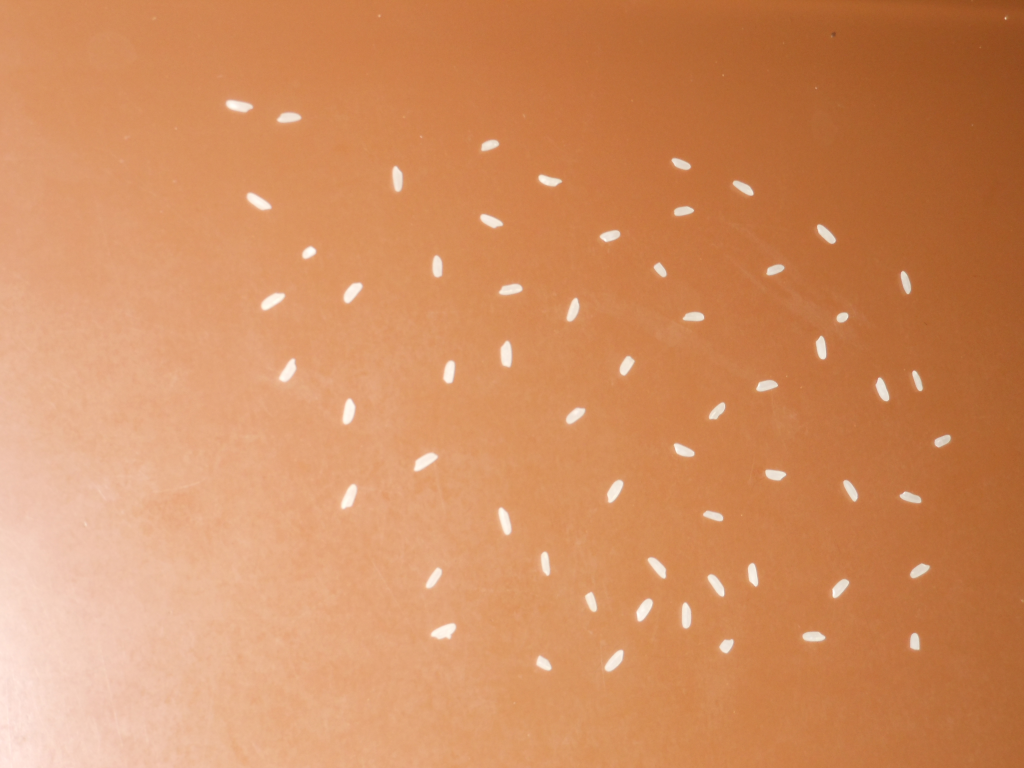
#> input picture Contagem_arroz/60.bmp, 1024 x 768 px
$ jupyter execute contarroz.ipynb   (Python 2 division)
#> lines starting #> are read from the running program, lines starting #| are printed output that depends on the picture; after the words box and inside, x2 and y2 are one past the last pixel; in counts of white or black regions, pixels touching at a corner belong together
[cell 1]
#Eduardo Darrazão
#Rodrigo Faria

[cell 2]
import cv2
import time
import numpy as np
import sys
#import matplotlib.pyplot as plt
sys.setrecursionlimit(2000)

global kernel
global kernel2
global ALTURA_MIN
global LARGURA_MIN
global N_PIXELS_MIN
global SOMA
global MEDIA_PIXELS

ALTURA_MIN = 5
LARGURA_MIN = 5
N_PIXELS_MIN = 20
SOMA = 0
kernel = np.ones((5,5),np.uint8)
kernel2 = np.ones((2,2),np.uint8)
MEDIA_PIXELS = 100

[cell 3]
class Component:
    def __init__(self, label, n_pixels):
        self.label = label
        self.n_pixels = n_pixels

def rotula (entrada, componentes, largura_min, altura_min, n_pixels_min):
    label = 0.1
    global SOMA
    #Inicia Lista de componentes
    componentes = []

    for altura in range(entrada.shape[0]):
        for largura in range(entrada.shape[1]):
            #Se o pixel for branco
            if entrada[altura][largura] == 255:
                #Comece a inundação
                componente = inunda(label, entrada, altura, largura, 1)
                #Se o objeto inundado tiver mais pixels do que o numero minimo definido
                if componente != 0:
                    qnt = componente.n_pixels/MEDIA_PIXELS
                    while qnt > 0:
                        componentes.append(Component(label, componente.n_pixels/qnt))
                        qnt -= 1

                    #Adicione ao lista de componentes e incremente a label
                    componentes.append(componente)
                    label = label+0.1
    #printando todos os componentes encontrados
    print 'Numero de Componentes: ' + str(len(componentes))
    print 'Soma: ' + str(SOMA)
    print 'Media de pixels: ' + str(SOMA/len(componentes))
    print ''
    SOMA = 0
    return len(componentes)


def inunda(label, entrada, x, y, ind):
    n_pixels_cont = 1
    global SOMA
    entrada[x][y] = label

    if (x+1)<entrada.shape[0] or (y+1)<entrada.shape[1]:
        #Visite seu quatro vizinhos e verifique se fazem parte do objeto
        if entrada[x-1][y] == 255:
            #Se fizerem, prossiga com a inundação recursiva nessa direção
            n_pixels_cont = inunda(label, entrada, x-1, y, 0) + 1
        if entrada[x][y-1] == 255:
            n_pixels_cont  = inunda(label, entrada, x, y-1, 0) + 1
        if entrada[x+1][y] == 255:
            n_pixels_cont = inunda(label, entrada, x+1, y, 0) + 1
        if entrada[x][y+1] == 255:
            n_pixels_cont  = inunda(label, entrada, x, y+1, 0) + 1

    #A variavel ind verifica se estamos na primeira chamada do objeto, assim, se a inundação foi finalizada
    if ind == 1:
        #Se for, verifique se o numero de pixels do objeto é maior que o minimo definido
        if n_pixels_cont >= N_PIXELS_MIN:
            SOMA += n_pixels_cont
            #Se for, crie um componente e retorne
            componente = Component(label, n_pixels_cont)
            return componente
        else:
            return 0
    #Se não for a primeira chamada, retorne a contagem de pixels do objeto para ser incrementada com as outras chamadas
    else:
        return n_pixels_cont

[cell 4]
class Component:
    def __init__(self, label, n_pixels):
        self.label = label
        self.n_pixels = n_pixels

# [54 lines left out: functions rotula2, inunda2, not called in this run]

[cell 5]
def trataImagem(img):

    #THRESHOLD ADAPTATIVO
    imgthresh = cv2.adaptiveThreshold(img, 255, cv2.ADAPTIVE_THRESH_MEAN_C, cv2.THRESH_BINARY, 101, -30)

    for img in range(1):
        #OPENING
        imgthresh = cv2.morphologyEx(imgthresh, cv2.MORPH_OPEN, kernel)

    #ERODE
    imgthresh = cv2.erode(imgthresh,kernel2,iterations = 4)
    n_componentes = rotula(imgthresh.copy(), 0, ALTURA_MIN, LARGURA_MIN, N_PIXELS_MIN)

    return imgthresh

[cell 6]
img1 = cv2.imread("60.bmp", cv2.IMREAD_GRAYSCALE )
#> img1: shape (768, 1024); min 85, max 253, mean 156.9
img2 = cv2.imread("82.bmp", cv2.IMREAD_GRAYSCALE )
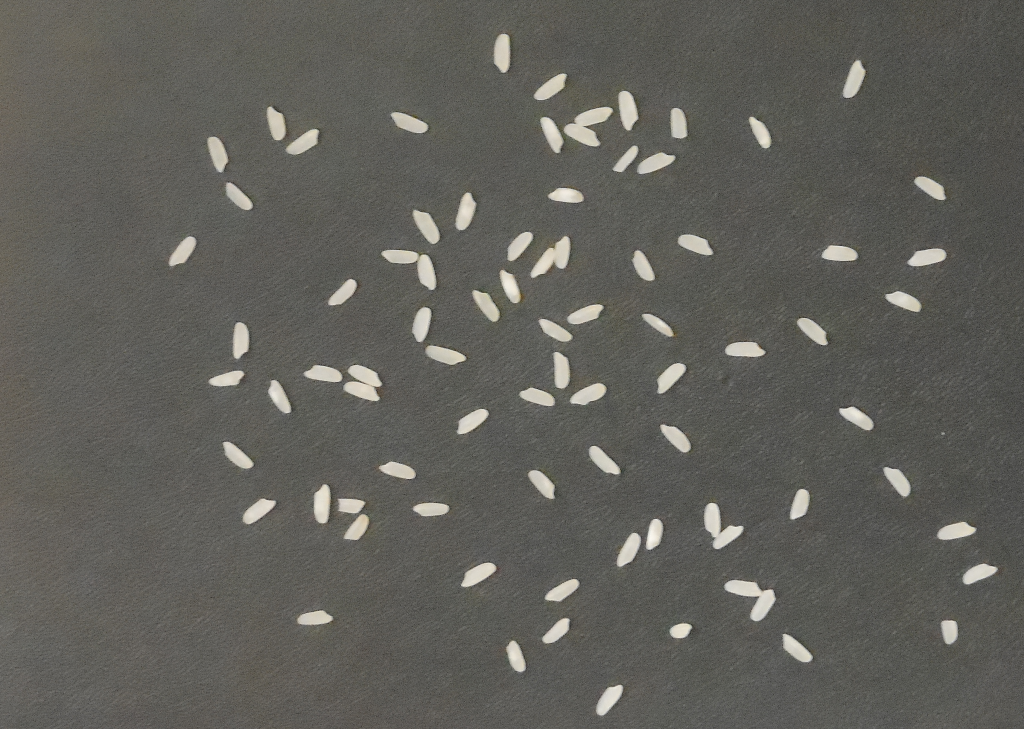
#> input picture Contagem_arroz/82.bmp, 1024 x 729 px
#> img2: shape (729, 1024); min 36, max 247, mean 95.6
img3 = cv2.imread("114.bmp", cv2.IMREAD_GRAYSCALE )
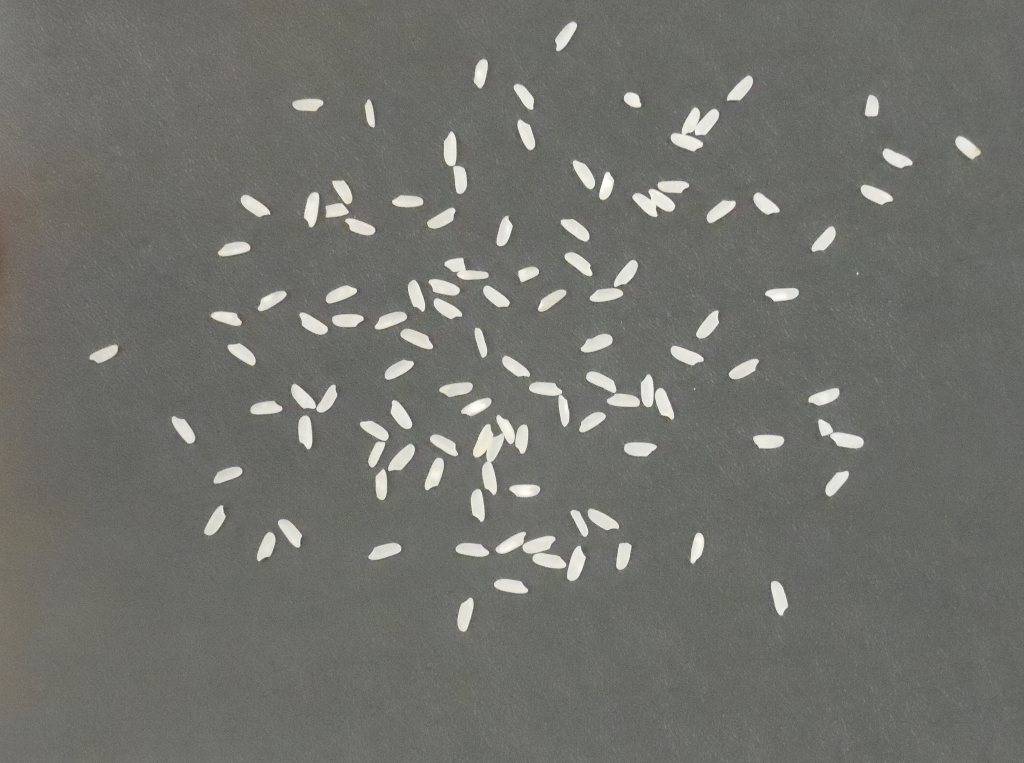
#> input picture Contagem_arroz/114.bmp, 1024 x 763 px
#> img3: shape (763, 1024); min 69, max 253, mean 112.5
img4 = cv2.imread("150.bmp", cv2.IMREAD_GRAYSCALE )
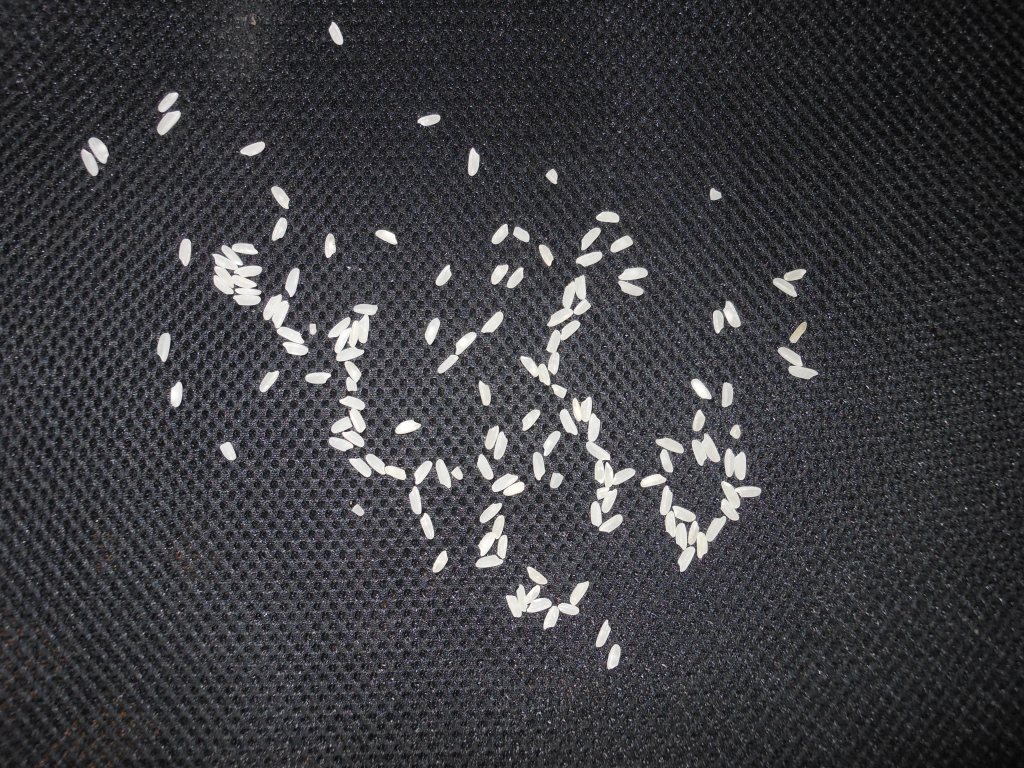
#> input picture Contagem_arroz/150.bmp, 1024 x 768 px
#> img4: shape (768, 1024); min 4, max 255, mean 60.8
img5 = cv2.imread("205.bmp", cv2.IMREAD_GRAYSCALE )
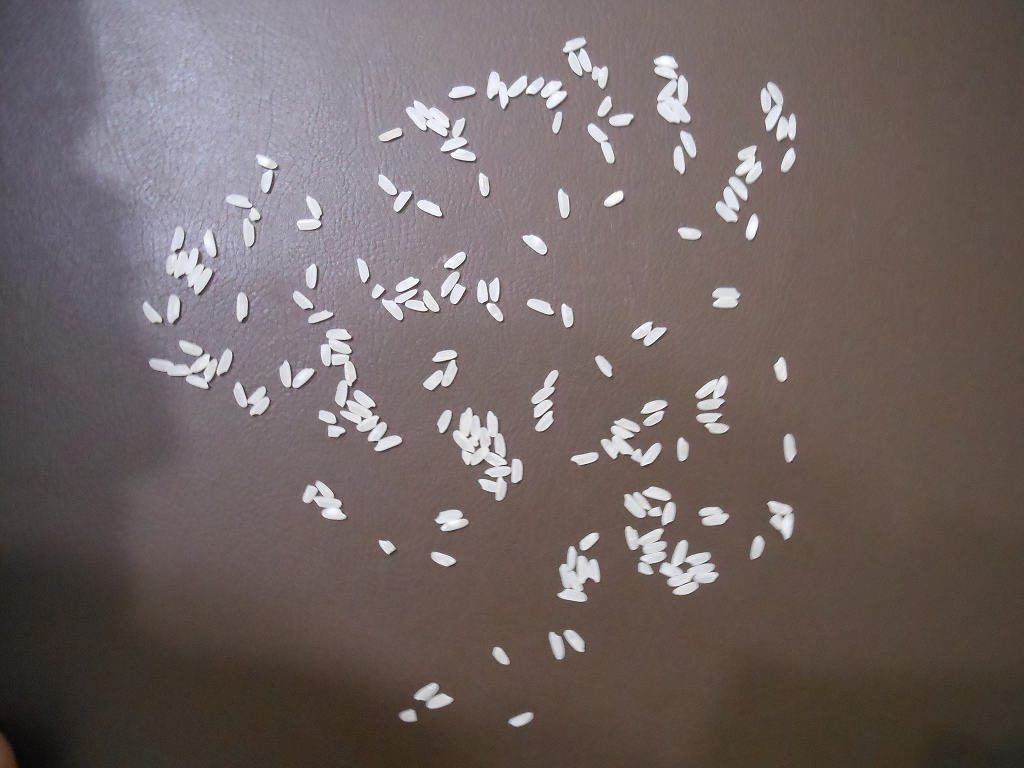
#> input picture Contagem_arroz/205.bmp, 1024 x 768 px
#> img5: shape (768, 1024); min 6, max 255, mean 104

img1thresh = trataImagem(img1)
#> in trataImagem, `imgthresh = cv2.adaptiveThreshold(img, 255, cv2.ADAPTIVE_THRESH_MEAN_C..`: imgthresh: shape (768, 1024); 1.4% white; 64 white regions (4 under 20 px), largest, box (x1, y1, x2, y2) and area: (431, 623, 456, 639) 263, (500, 341, 512, 367) 257, (414, 453, 438, 471) 247
#> in trataImagem, `imgthresh = cv2.erode(imgthresh,kernel2,iterations = 4)`: imgthresh: shape (768, 1024); 0.52% white; 60 white regions, largest, box (x1, y1, x2, y2) and area: (504, 346, 512, 367) 121, (436, 628, 455, 639) 113, (347, 404, 355, 424) 100
#> after the loop in rotula, `for altura in range(entrada.shape[0]):`: componentes = 60 items; label = 5.9
#| Numero de Componentes: 60
#| Media de pixels: 52
#> in trataImagem, `n_componentes = rotula(imgthresh.copy(), 0, ALTURA_MIN, LARGURA_MIN, N..`: n_componentes = 60
img2thresh = trataImagem(img2)
#> in trataImagem (call 2), `imgthresh = cv2.adaptiveThreshold(img, 255, cv2.ADAPTIVE_THRESH_MEAN_C..`: imgthresh: shape (729, 1024); 4.9% white; 78 white regions (2 under 20 px), largest, box (x1, y1, x2, y2) and area: (724, 580, 776, 621) 964, (564, 107, 613, 146) 954, (381, 250, 436, 290) 895
#> in trataImagem (call 2), `imgthresh = cv2.erode(imgthresh,kernel2,iterations = 4)`: imgthresh: shape (729, 1024); 2.7% white; 77 white regions, largest, box (x1, y1, x2, y2) and area: (729, 584, 775, 621) 563, (568, 111, 612, 146) 548, (708, 507, 743, 549) 504
#> the loop in rotula (call 2), `for altura in range(entrada.shape[0]):` made 729 passes
#| Numero de Componentes: 201
#| Soma: 15879
#| Media de pixels: 79
img3thresh = trataImagem(img3)
#> in trataImagem (call 3), `imgthresh = cv2.adaptiveThreshold(img, 255, cv2.ADAPTIVE_THRESH_MEAN_C..`: imgthresh: shape (763, 1024); 4.9% white; 105 white regions (4 under 20 px), largest, box (x1, y1, x2, y2) and area: (473, 415, 528, 495) 1601, (671, 107, 719, 152) 1043, (522, 536, 566, 569) 758
#> in trataImagem (call 3), `imgthresh = cv2.erode(imgthresh,kernel2,iterations = 4)`: imgthresh: shape (763, 1024); 2.4% white; 110 white regions, largest, box (x1, y1, x2, y2) and area: (477, 429, 504, 462) 371, (686, 112, 719, 135) 346, (637, 193, 675, 217) 343
#| Numero de Componentes: 196
#| Soma: 14641
#| Media de pixels: 74
img4thresh = trataImagem(img4)
#> in trataImagem (call 4), `imgthresh = cv2.adaptiveThreshold(img, 255, cv2.ADAPTIVE_THRESH_MEAN_C..`: imgthresh: shape (768, 1024); 9.7% white; 19378 white regions (19278 under 20 px), largest, box (x1, y1, x2, y2) and area: (660, 480, 761, 572) 2756, (571, 395, 636, 533) 2423, (211, 242, 262, 306) 1961
#> in trataImagem (call 4), `imgthresh = cv2.erode(imgthresh,kernel2,iterations = 4)`: imgthresh: shape (768, 1024); 2% white; 110 white regions (1 under 20 px), largest, box (x1, y1, x2, y2) and area: (217, 250, 262, 306) 914, (333, 320, 369, 361) 601, (664, 491, 695, 548) 485
#| Numero de Componentes: 162
#| Soma: 10956
#| Media de pixels: 67
img5thresh = trataImagem(img5)
#> in trataImagem (call 5), `imgthresh = cv2.adaptiveThreshold(img, 255, cv2.ADAPTIVE_THRESH_MEAN_C..`: imgthresh: shape (768, 1024); 5.7% white; 150 white regions (49 under 20 px), largest, box (x1, y1, x2, y2) and area: (453, 407, 523, 501) 2767, (321, 329, 402, 451) 2608, (659, 540, 719, 595) 1645
#> in trataImagem (call 5), `imgthresh = cv2.erode(imgthresh,kernel2,iterations = 4)`:
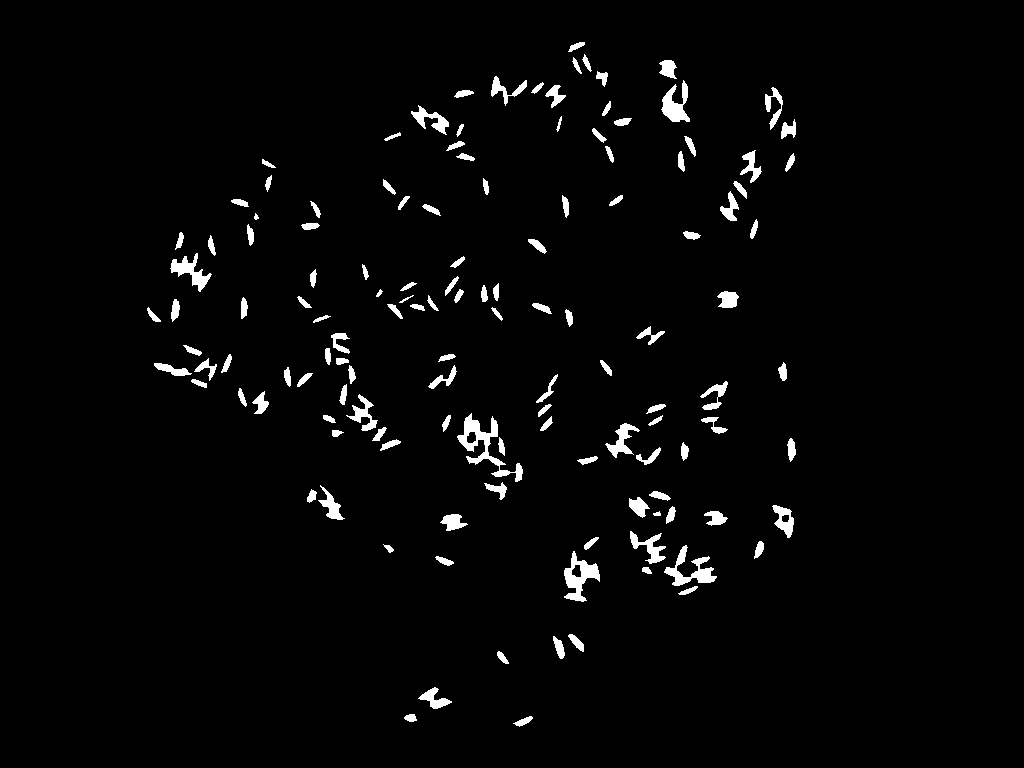
#> imgthresh: shape (768, 1024); 2.5% white; 133 white regions, largest, box (x1, y1, x2, y2) and area: (457, 413, 523, 482) 1137, (564, 551, 600, 602) 812, (664, 545, 717, 586) 753
#| Numero de Componentes: 192
#| Soma: 13532
#| Media de pixels: 70
#> in trataImagem (call 5), `n_componentes = rotula(imgthresh.copy(), 0, ALTURA_MIN, LARGURA_MIN, N..`: n_componentes = 192

cv2.imwrite('im1.bmp', img1thresh)
cv2.imwrite('im2.bmp', img2thresh)
cv2.imwrite('im3.bmp', img3thresh)
cv2.imwrite('im4.bmp', img4thresh)
cv2.imwrite('im5.bmp', img5thresh)
#> Out = True
